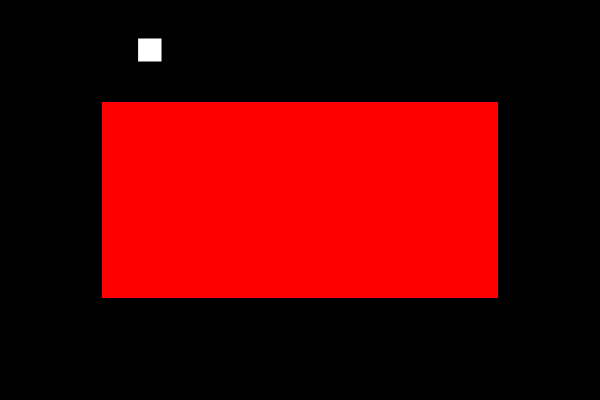
Frame 1 (no input)
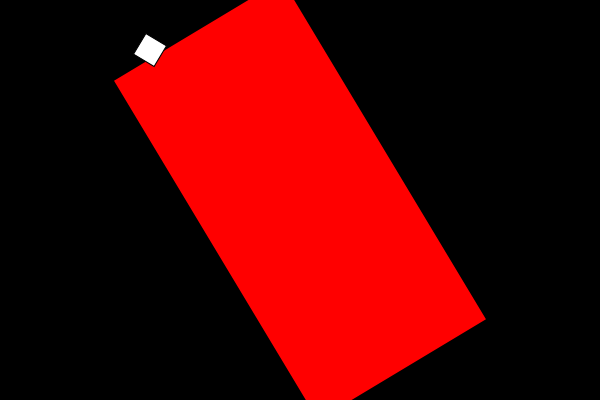
Frame 60 (no input)
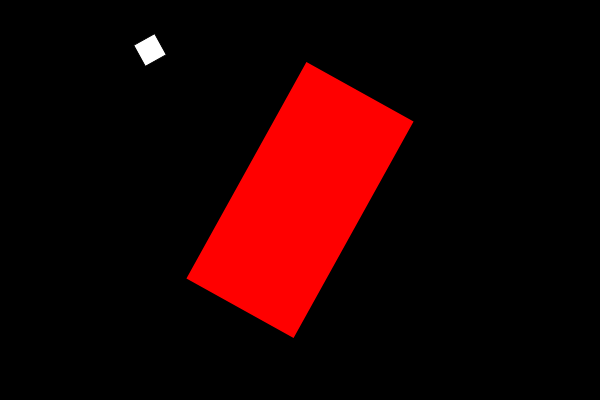
Frame 120 (the mouse pressed at the canvas centre since frame 60)

The p5.js sketch that drew these frames (run headless with seeded random() and noise() and a simulated clock; from frame 60 on, the mouse is pressed at the canvas centre):

// p5.js sketch
// ── sketch.js
// Three variables
var x = 300;
var y = 200;
var a = 0;

function setup() {
  createCanvas(600, 400);
  // This example will consider angles in degrees
  angleMode(DEGREES);
}

function draw() {
  background(0);
  rectMode(CENTER);

  // save the transformation state
  push();
  translate(x,y);
  // map the mouse X location to a value for scale
  var s = map(mouseX, 0, 600, 4, 1);
  scale(s);
  rotate(a);
  fill(255,0,0);
  rect(0,0,100,50);
  // restore transformation state
  pop();
  
  // Another shape
  push();
  translate(150,50);
  rotate(-a);
  rect(0,0, 24, 24);
  pop();
  
  // Increment angle
  a = a + 1;
}
